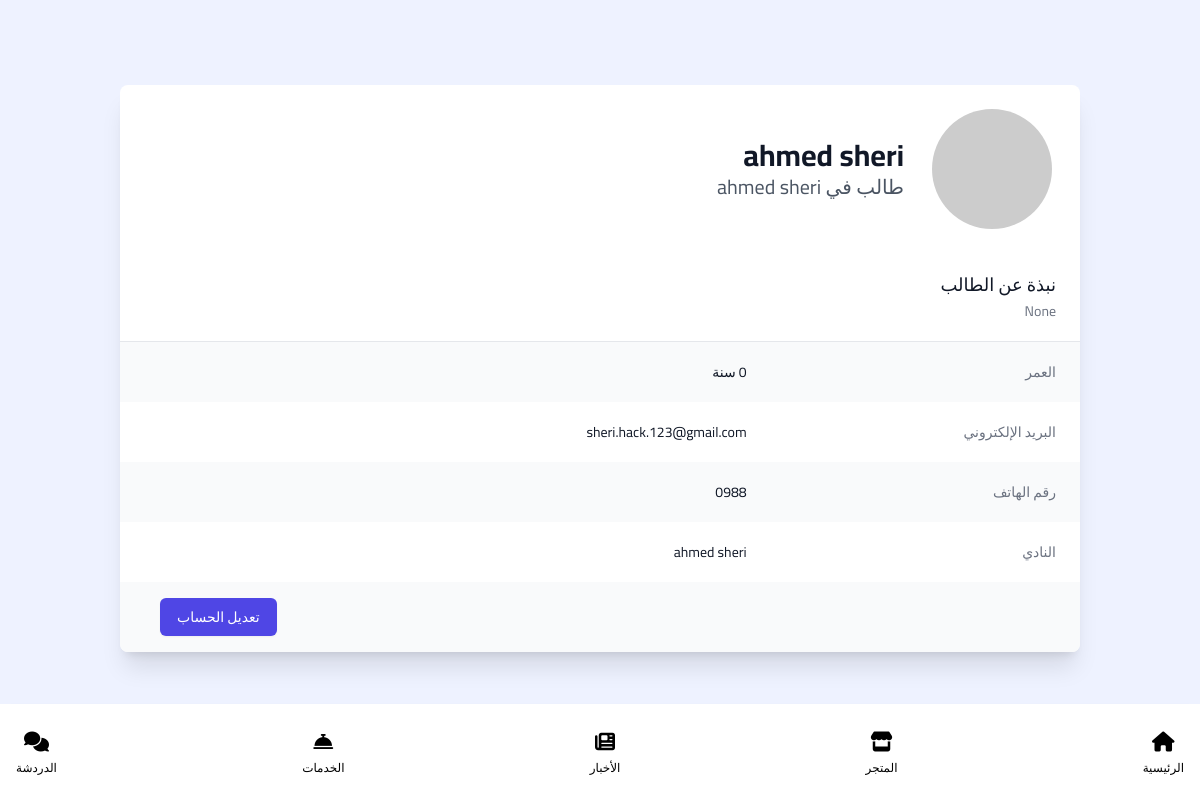
Screenshot of /Profile/7 (signed in) with the database file from the repository.
### accounts/models.py (models this page shows, shortened)
class StudentProfile(models.Model):
    full_name = models.CharField(max_length=50)
    phone = models.CharField(max_length=50)
    birthday = models.DateField()
    has_subscription = models.BooleanField(default=False)
    subscription_start_date = models.DateTimeField(null=True, blank=True)
    subscription_end_date = models.DateTimeField(null=True, blank=True)
    about = models.TextField(null=True)
    club = models.ForeignKey('ClubsModel', on_delete=models.SET_NULL, null=True)
    creation_date = models.DateTimeField(auto_now_add=True)
    def age(self):
        age = int(((timezone.now().date()-self.birthday).days) / 365)
        return age

class ClubsModel(models.Model):
    name = models.CharField(max_length=250, null=True, verbose_name="اسم الاكادمية")
    club_profile_image_base64 = models.TextField(blank=True, null=True)
    desc = models.CharField(max_length=255, null=True, verbose_name="وصف قصير")
    about = models.TextField(max_length=255, null=True, verbose_name="نبذة")
    city = models.CharField(max_length=255, choices = citys, null=True, verbose_name="المدينة")
    district = models.CharField(max_length=250, null=True, verbose_name="الحي")
    street = models.CharField(max_length=250, null=True, verbose_name="الشارع")
    creation_date = models.DateTimeField(auto_now_add=True)

class UserProfile(models.Model):
    user = models.OneToOneField(User, on_delete=models.CASCADE)
    profile_image_base64 = models.TextField(blank=True, null=True)
    account_type = models.CharField(max_length=250, choices=AccountTypeChoices)
    creation_date = models.DateTimeField(auto_now_add=True)
    director_profile = models.ForeignKey('DirectorProfile', on_delete=models.SET_NULL, null=True, blank=True)
    student_profile = models.ForeignKey('StudentProfile', on_delete=models.SET_NULL, null=True, blank=True)
    Coach_profile = models.ForeignKey('CoachProfile', on_delete=models.SET_NULL, null=True, blank=True)
    is_active = models.BooleanField(default=False)
    last_active_datetime = models.DateTimeField(null=True, blank=True)
    is_in_chat = models.BooleanField(default=False)

### pages/views.py (the view)
# urls.py: path('Profile/<int:id>', views.Profile, name='Profile'),
def Profile(request, id):
    user = User.objects.get(id=id)
    userprofile = user.userprofile
    if userprofile.account_type == '2':
        return ViewDirectorProfile(request, id)
    elif user.userprofile.account_type == '3':
        return ViewStudentProfile(request, id)
    elif user.userprofile.account_type == '4':
        return ViewCoachProfile(request, id)
    else:
        return redirect('index')

### messenger/templatetags/messenger_tags.py (called while the page is built)
@register.simple_tag
@stringfilter
def get_user_club(user_id):
    user = User.objects.get(id=user_id)
    club = getUserClub(user)
    return club

### messenger/views.py (called while the page is built)
def getUserClub(user):
    userprofile = user.userprofile
    if userprofile.account_type == '2':
        return userprofile.director_profile.club
    elif user.userprofile.account_type == '3':
        return userprofile.student_profile.club
    elif user.userprofile.account_type == '4':
        return userprofile.Coach_profile.club
    else:
        return None

### pages/views.py (called while the page is built)
def ViewStudentProfile(request, id):
    user = User.objects.get(id=id)
    userprofile = UserProfile.objects.get(user=user)
    student = userprofile.student_profile
    return render(request, 'accounts/profiles/Student/ViewStudentProfile.html', {'student':student, 'userprofile':userprofile})

### templates/accounts/profiles/Student/ViewStudentProfile.html
{% extends 'base_student.html' %} {% load static %} {% block content %}
<div class="bg-indigo-50 min-h-screen flex items-center">
  <div class="container mx-auto px-4 mb-16 sm:px-6 lg:px-8">
    <div class="bg-white shadow-xl rounded-lg overflow-hidden">
      <div class="px-4 py-5 sm:px-6">
        <div class="flex items-center">
          <div class="flex-shrink-0">
            <img
              class="h-32 w-32 rounded-full border-4 border-white"
              src="https://via.placeholder.com/128"
              alt="صورة الملف الشخصي للطالب"
            />
          </div>
          <div class="mr-6">
            <h1 class="text-3xl font-bold text-gray-900">{{ student.full_name }}</h1>
            <p class="text-xl text-gray-600">طالب في {{ student.club.name }}</p>
          </div>
        </div>
      </div>
      <div class="px-4 py-5 sm:px-6">
        <h3 class="text-lg leading-6 font-medium text-gray-900">
          نبذة عن الطالب
        </h3>
        <p class="mt-1 max-w-2xl text-sm text-gray-500">{{ student.about }}</p>
      </div>
      <div class="border-t border-gray-200">
        <dl>
          <div
            class="bg-gray-50 px-4 py-5 sm:grid sm:grid-cols-3 sm:gap-4 sm:px-6"
          >
            <dt class="text-sm font-medium text-gray-500">العمر</dt>
            <dd class="mt-1 text-sm text-gray-900 sm:mt-0 sm:col-span-2">
              {{ student.age }} سنة
            </dd>
          </div>
          <div
            class="bg-white px-4 py-5 sm:grid sm:grid-cols-3 sm:gap-4 sm:px-6"
          >
            <dt class="text-sm font-medium text-gray-500">البريد الإلكتروني</dt>
            <dd class="mt-1 text-sm text-gray-900 sm:mt-0 sm:col-span-2">
              {{ userprofile.user.email }}
            </dd>
          </div>
          <div
            class="bg-gray-50 px-4 py-5 sm:grid sm:grid-cols-3 sm:gap-4 sm:px-6"
          >
            <dt class="text-sm font-medium text-gray-500">رقم الهاتف</dt>
            <dd class="mt-1 text-sm text-gray-900 sm:mt-0 sm:col-span-2">
              {{ student.phone }}
            </dd>
          </div>
          <div
            class="bg-white px-4 py-5 sm:grid sm:grid-cols-3 sm:gap-4 sm:px-6"
          >
            <dt class="text-sm font-medium text-gray-500">النادي</dt>
            <dd class="mt-1 text-sm text-gray-900 sm:mt-0 sm:col-span-2">
              {{ student.club.name }}
            </dd>
          </div>
        </dl>
      </div>
      <div class="px-6 py-4 bg-gray-50 sm:px-10 flex justify-end">
        <a
          href="#"
          class="inline-flex justify-center py-2 px-4 border border-transparent shadow-sm text-sm font-medium rounded-md text-white bg-indigo-600 hover:bg-indigo-700 focus:outline-none focus:ring-2 focus:ring-offset-2 focus:ring-indigo-500 transition duration-150 ease-in-out"
        >
          تعديل الحساب
        </a>
      </div>
    </div>
  </div>
</div>
{% endblock %}

### templates/base_student.html (style rules this page uses)
body { font-family: "Cairo", sans-serif; }

### rows the page displays
StudentProfile: full_name "ahmed sheri", club.name "ahmed sheri", about "None", phone "0988"
UserProfile: user.email "sheri.hack.123@gmail.com"
